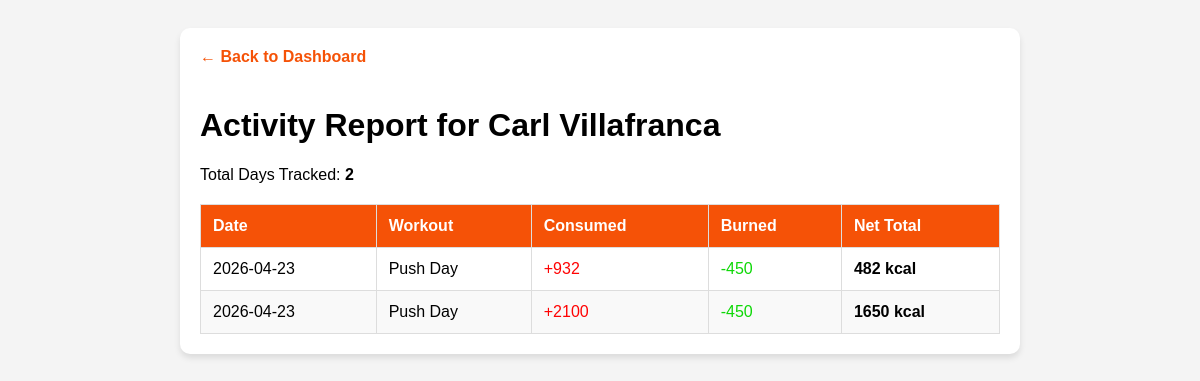
The page /report/1 on the database its author committed.
### models.py (models this page shows, shortened)
class User(db.Model):
    __tablename__ = 'users'
    id = db.Column(db.Integer, primary_key=True)
    email = db.Column(db.String(120), unique=True, nullable=False)
    password = db.Column(db.String(128), nullable=False)
    fullname = db.Column(db.String(120), nullable=False)
    age = db.Column(db.Integer, nullable=False)
    gender = db.Column(db.String(10), nullable=False)
    height = db.Column(db.Float, nullable=True)
    weight = db.Column(db.Float, nullable=True)
    target_weight = db.Column(db.Float, nullable=True)
    target_days = db.Column(db.Integer, nullable=True)
    bmi = db.Column(db.Float)
    category = db.Column(db.String(50))
    completed_days = db.Column(db.String(500), default="")
    logs = db.relationship('DailyLog', backref='owner', lazy=True, cascade="all, delete-orphan")

class DailyLog(db.Model):
    __tablename__ = 'daily_logs'
    id = db.Column(db.Integer, primary_key=True)
    calories_consumed = db.Column(db.Integer, default=0)
    calories_burned = db.Column(db.Integer, default=0) # <--- Add this
    workout_type = db.Column(db.String(100), default="Rest") # Matches the <select> in your HTML
    date_logged = db.Column(db.DateTime, default=db.func.current_timestamp()) # Automatically sets the date
    user_id = db.Column(db.Integer, db.ForeignKey('users.id'), nullable=False)

### app.py (the view)
@app.route('/report/<int:user_id>')
def view_report(user_id):
    user = User.query.get_or_404(user_id)
    user_logs = DailyLog.query.filter_by(user_id=user_id).order_by(DailyLog.date_logged.desc()).all()
    total_entries = len(user_logs)
    return render_template('report.html', user=user, logs=user_logs, total_entries=total_entries)

### templates/report.html (shortened to what this page needs)
<!DOCTYPE html>
<html>
<head>
</head>
<body>
    <div class="report-container">
        <a href="/dashboard/{{ user.id }}" class="back-btn">← Back to Dashboard</a>
        <h1>Activity Report for {{ user.fullname }}</h1>
        <p>Total Days Tracked: <strong>{{ total_entries }}</strong></p>
        <table>
            <thead>
                <tr>
                    <th>Date</th>
                    <th>Workout</th>
                    <th>Consumed</th>
                    <th>Burned</th>
                    <th>Net Total</th>
                </tr>
            </thead>
            <tbody>
                {% for log in logs %}
                <tr>
                    <td>{{ log.date_logged.strftime('%Y-%m-%d') }}</td>
                    <td>{{ log.workout_type }}</td>
                    <td style="color: rgb(255, 3, 3);">+{{ log.calories_consumed }}</td>
                    <td style="color: rgb(14, 216, 7);">-{{ log.calories_burned }}</td>
                    <td>
                        <strong>{{ log.calories_consumed - log.calories_burned }} kcal</strong>
                    </td>
                </tr>
                {% endfor %}
            </tbody>
        </table>
    </div>
</body>
</html>

### templates/report.html (style rules this page uses)
body { font-family: sans-serif; padding: 20px; background: #f4f4f4; }
.report-container { max-width: 800px; margin: auto; background: white; padding: 20px; border-radius: 10px; box-shadow: 0 4px 6px rgba(0,0,0,0.1); }
table { width: 100%; border-collapse: collapse; margin-top: 20px; }
th, td { padding: 12px; border: 1px solid #ddd; text-align: left; }
th { background-color: #f55207; color: white; }
tr:nth-child(even) { background-color: #f9f9f9; }
.back-btn { display: inline-block; margin-bottom: 20px; text-decoration: none; color: #f55207; font-weight: bold; }

### rows shown on the page
User: fullname "Carl Villafranca"
DailyLog: date_logged "2026-04-23", workout_type "Push Day", calories_consumed "932", calories_burned "450", log.calories_consumed-log.calories_burned "482"
DailyLog: date_logged "2026-04-23", workout_type "Push Day", calories_consumed "2100", calories_burned "450", log.calories_consumed-log.calories_burned "1650"

### other values the page prints
{{ total_entries }} "2"
